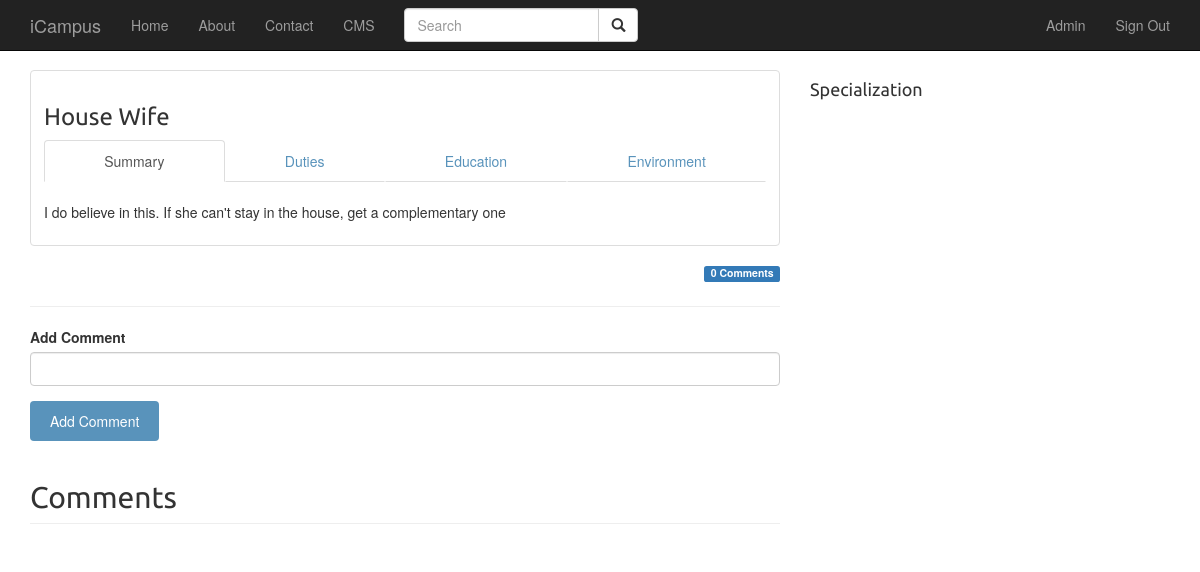
The app's page /career/4 (signed in) with its own data.
### app/models.py (models this page shows, shortened)
class User(UserMixin, db.Model):
    __tablename__='users'
    id = db.Column(db.Integer, primary_key = True)
    email = db.Column(db.String(64), unique=True, index=True)
    username = db.Column(db.String(64), unique=True, index=True)
    password_hash = db.Column(db.String(128))
    role_id = db.Column(db.Integer, db.ForeignKey('roles.id'))
    comments = db.relationship('Comment', backref='owner', lazy='dynamic')
    @property
    def password(self):
        raise AttributeError('password is not a readable attribute')
    def can(self, perm):
        return self.role is not None and self.role.has_permission(perm)

class Career(db.Model):
    __tablename__ = 'careers'
    id = db.Column(db.Integer, primary_key=True)
    name = db.Column(db.String(64))
    overview = db.Column(db.Text)
    image_url = db.Column(db.String, default=None, nullable=True)
    category_id = db.Column(db.Integer, db.ForeignKey('categories.id'))
    comments = db.relationship('Comment', backref='career', lazy='dynamic')
    tags = db.relationship('Tag', secondary=career_tags)

### app/main/views.py (the view, shortened to what this page needs)
@main.route('/career/<int:id>', methods=['GET', 'POST'])
def career_detail(id):
    form = CommentForm()
    career = Career.query.filter_by(id=id).first()
    comments = career.comments
    return render_template('career_detail.html', career=career, comments=comments, form=form)

### app/main/forms.py
class CommentForm(FlaskForm):
	content = StringField('Add Comment', validators=[DataRequired()])
	submit = SubmitField('Add Comment')

### app/main/__init__.py (called while the page is built)
@main.app_context_processor
def inject_permissions():
    return dict(Permission=Permission)

### app/models.py (called while the page is built)
@login_manager.user_loader
def load_user(user_id):
    return User.query.get(int(user_id))

    def has_permission(self, perm):
        return self.permissions & perm == perm

### app/templates/career_detail.html (shortened to what this page needs)
{% extends 'base.html' %}
{% import 'bootstrap/wtf.html' as wtf %}
{% block page_content %}
<div class="row">
	<div class="col-sm-8">
        <div class="thumbnail">
	        <div class="caption">
	        	<h3>{{ career.name }}</h3>
		        <ul id="myTab" class='nav nav-tabs nav-justified'>
		        	<li class="active"><a href="#overview" data-toggle="tab">Summary</a></li>
		        	<li><a href="#duties" data-toggle="tab">Duties</a></li>
		        	<li><a href="#education" data-toggle="tab">Education</a></li>
		        	<li><a href="work-environment" data-toggle="tab">Environment</a></li>
		        </ul>
		        <div class="tab-content">
		        	<div class="tab-pane fade in active" id="overview">
		        		<br>
		        		<p>{{ career.overview }}</p>
		        	</div>
		        </div>
		    </div>
        </div>
        <div>
    		<span class="label label-primary pull-right">
    			{{ career.comments.count() }} Comments
    		</span>
			<br>
			<hr/>
        </div>
        <div>
		    <div class="">
                {{ wtf.quick_form(form) }}
            </div>
		</div>
		<div>
	    	<h2 class="page-header">Comments</h2>
		</div>
	</div>
	<div class="col-sm-4">
		<div>
			<h4>Specialization</h4>
		</div>
	</div>
</div>
{% endblock %}

### app/templates/base.html (shortened to what this page needs)
{% extends "bootstrap/base.html" %}
{% block head %}
    {{ super() }}
    <link rel="stylesheet" href="{{ url_for('static', filename = 'css/base.css') }}">
    <link rel="stylesheet" href="{{ url_for('static', filename = 'css/comment.css') }}">
{% endblock %}
{% block navbar %}
<div class="navbar navbar-inverse navbar-fixed-top" role="navigation">
    <div class="container">
        <div class="navbar-header">
            <a class="navbar-brand" href="/">iCampus</a>
        </div>
        <div class="navbar-collapse collapse">
            <ul class="nav navbar-nav">
                <li><a href="/">Home</a></li>
                <li><a href="/about">About</a></li>
                <li><a href="/contact">Contact</a></li>
                {% if current_user.can(Permission.WRITE) %}
                <li><a href="/cms">CMS</a></li>
                {% endif %}
            </ul>
            <form class="navbar-form navbar-left" role="search">
                <div class="input-group">
                    <input type="text" class="form-control" placeholder="Search" name="q">
                    <div class="input-group-btn">
                        <button class="btn btn-default" type="submit"><i class="glyphicon glyphicon-search"></i></button>
                    </div>
                </div>
            </form>
            <ul class="nav navbar-nav navbar-right">
                {% if current_user.is_authenticated %}
                <li style=""><a href="">{{ current_user.username | capitalize }}</a></li>
                <li><a href="{{ url_for('auth.logout') }}">Sign Out</a></li>
                {% else %}
                <li><a href="{{ url_for('auth.login') }}">Sign In</a></li>
                <li><a href="{{ url_for('auth.register') }}">Register</a></li>
                {% endif %}
            </ul>
        </div>
    </div>
</div>
{% endblock %}
{% block content %}
<div class="container">
    {% block page_content %}{% endblock %}
</div>
{% endblock %}

### app/static/css/base.css (style rules this page uses)
h1, h2, h3, h4, h5 , h6 { font-family: 'Ubuntu', sans-serif; font-weight:normal; }
body { padding-top: 70px; }
a { text-decoration:none; color:#5993bb; }
a.button, input[type="submit"] { color:#fff; background:#5993bb; border-radius:4px; padding:10px 20px; font-size:14px; border:0; }

### records on screen
User: username "Admin"
Career: name "House Wife", overview "I do believe in this. If she can't stay in the house, get a complementary one"

### other values on screen
{{ career.comments.count() }} "0"
